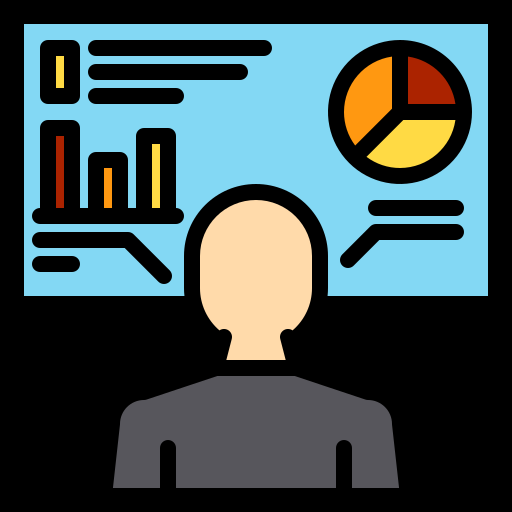
#> input picture opt/myapp/modules/shaperecognizer/python_shapes_detection_base.png, 512 x 512 px
$ python ObjectDetection.py
#> lines starting #> are read from the running program, lines starting #| are printed output that depends on the picture; after the words box and inside, x2 and y2 are one past the last pixel; in counts of white or black regions, pixels touching at a corner belong together
#!/usr/bin/env python
# -*- coding: utf-8 -*-
# import the necessary packages
import cv2
import numpy as np
import imutils
#colors
from webcolors import rgb_to_name,CSS3_HEX_TO_NAMES,hex_to_rgb #python3 -m pip install webcolors
#from scipy.spatial import KDTree
#from scipy import *

def convert_rgb_to_names(rgb_tuple):
    # a dictionary of all the hex and their respective names in css3
    css3_db = CSS3_HEX_TO_NAMES#css3_hex_to_names
    names = []
    rgb_values = []
    for color_hex, color_name in css3_db.items():
        names.append(color_name)
        rgb_values.append(hex_to_rgb(color_hex))

    kdt_db = KDTree(rgb_values)
    distance, index = kdt_db.query(rgb_tuple)
    return names[index]

class ShapeDetector:
    def __init__(self):
        pass
    def detect(self, c):
        # initialize the shape name and approximate the contour
        shape = "unidentified"
        peri = cv2.arcLength(c, True)
        approx = cv2.approxPolyDP(c, 0.04 * peri, True)
        # if the shape is a triangle, it will have 3 vertices
        if len(approx) == 3:
            shape = "triangle"
        # if the shape has 4 vertices, it is either a square or
        # a rectangle
        elif len(approx) == 4:
            # compute the bounding box of the contour and use the
            # bounding box to compute the aspect ratio
            (x, y, w, h) = cv2.boundingRect(approx)
            ar = w / float(h)
            # a square will have an aspect ratio that is approximately
            # equal to one, otherwise, the shape is a rectangle
            shape = "square" if ar >= 0.95 and ar <= 1.05 else "rectangle"
        # if the shape is a pentagon, it will have 5 vertices
        elif len(approx) == 5:
            shape = "pentagon"
        elif len(approx) == 6:
            shape = "hexagon"
        elif len(approx) == 10 or len(approx) == 12:
            shape = "star"
        # otherwise, we assume the shape is a circle
        else:
            shape = "circle"
        # return the name of the shape
        return shape
if __name__ == '__main__':
    # load the image and resize it to a smaller factor so that
    # the shapes can be approximated better
    image = cv2.imread('python_shapes_detection_base.png')
#> image is the input picture: shape (512, 512, 3); mean B, G, R 83.5, 82.2, 64.9
    resized = imutils.resize(image, width=300)
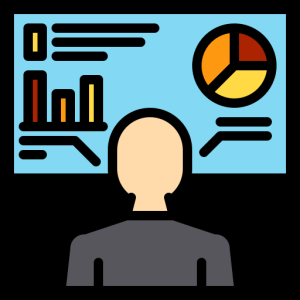
#> resized: shape (300, 300, 3); mean B, G, R 83.5, 82.2, 64.9
    ratio = image.shape[0] / float(resized.shape[0])
#> ratio = 1.71

    # convert the resized image to grayscale, blur it slightly,
    # and threshold it
    gray = cv2.cvtColor(resized, cv2.COLOR_BGR2GRAY)
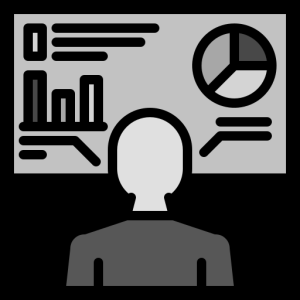
#> gray: shape (300, 300); min 0, max 224, mean 77.2
    blurred = cv2.GaussianBlur(gray, (5, 5), 0)
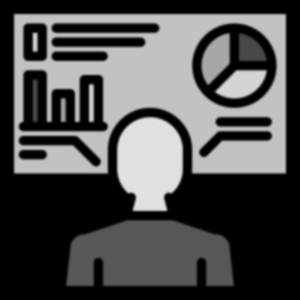
#> blurred: shape (300, 300); min 0, max 224, mean 77.2
    thresh = cv2.threshold(blurred, 60, 255, cv2.THRESH_BINARY)[1]
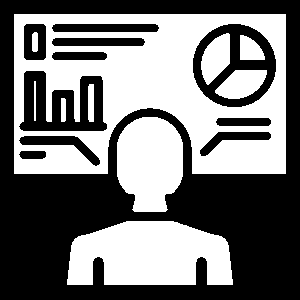
#> thresh: shape (300, 300); 46.3% white; 10 white regions

    # find contours in the thresholded image and initialize the
    # shape detector
    cnts = cv2.findContours(thresh.copy(), cv2.RETR_EXTERNAL,
        cv2.CHAIN_APPROX_SIMPLE)
#> cnts = 3 contours; box (x1, y1, x2, y2) and area: (14, 14, 286, 174) 38311, (67, 221, 233, 285) 8368, (117, 117, 183, 212) 4948
    cnts = imutils.grab_contours(cnts)
    sd = ShapeDetector()
    # loop over the contours
    for c in cnts:
        # compute the center of the contour
        M = cv2.moments(c)
        cX = int((M["m10"] / M["m00"]) * ratio)
        cY = int((M["m01"] / M["m00"]) * ratio)

        #detect shape from contour
        shape = sd.detect(c)

        # resize the contour
        c = c.astype("float")
        c *= ratio
        c = c.astype("int")
        cv2.drawContours(image, [c], -1, (0, 255, 0), 2)

        #draw contour with mask
        mask = np.zeros(image.shape[:2], np.uint8)
        cv2.drawContours(mask, [c], -1, 255, -1)
        img = cv2.cvtColor(image, cv2.COLOR_BGR2HSV)

        #Convert to RGB and get color name
        imgRGB = cv2.cvtColor(image, cv2.COLOR_BGR2RGB)
        mean=cv2.mean(imgRGB, mask=mask)[:3]
#> (the run stopped early here; a loop or call above may not have finished)
